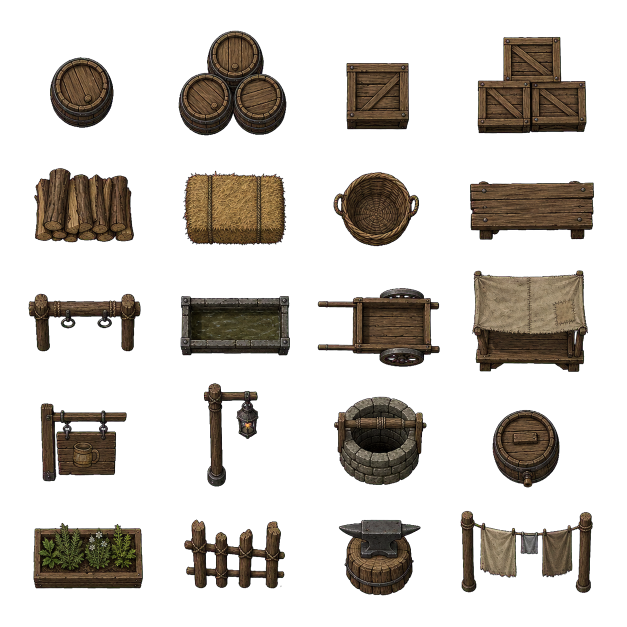
#> input picture assets/world/northgate/source/northgate_props_source_v1_alpha.png, 1254 x 1254 px (shown at 1/2 size)
$ python process_northgate_prop_atlas.py
#> lines starting #> are read from the running program, lines starting #| are printed output that depends on the picture
"""Cut the reviewed Northgate prop source sheet into tile-scaled PNG sprites."""

from pathlib import Path

from PIL import Image


ROOT = Path(__file__).resolve().parents[3]
SOURCE = ROOT / "assets/world/northgate/source/northgate_props_source_v1_alpha.png"
OUTPUT = ROOT / "assets/world/northgate/props"

PROPS = [
    ("barrel", (26, 26)),
    ("barrel_stack", (44, 34)),
    ("crate", (28, 28)),
    ("crate_stack", (44, 36)),
    ("woodpile", (48, 28)),
    ("hay_bale", (44, 28)),
    ("basket", (28, 28)),
    ("bench", (48, 24)),
    ("hitching_post", (48, 32)),
    ("water_trough", (48, 28)),
    ("cart", (56, 40)),
    ("market_stall", (64, 48)),
    ("hanging_sign", (36, 44)),
    ("lantern_post", (28, 52)),
    ("well", (44, 44)),
    ("rain_barrel", (28, 32)),
    ("planter", (48, 28)),
    ("fence", (48, 32)),
    ("anvil", (40, 32)),
    ("wash_line", (64, 40)),
]


def _fit(image: Image.Image, bounds: tuple[int, int]) -> Image.Image:
    scale = min(bounds[0] / image.width, bounds[1] / image.height)
    size = (max(1, round(image.width * scale)), max(1, round(image.height * scale)))
    resized = image.resize(size, Image.Resampling.LANCZOS)
    output = Image.new("RGBA", (size[0] + 4, size[1] + 4), (0, 0, 0, 0))
    output.alpha_composite(resized, (2, 2))
    return output


def main() -> None:
    atlas = Image.open(SOURCE).convert("RGBA")
#> atlas is the input picture: PIL image 1254x1254 RGBA; mean R, G, B, A 22.3, 17.9, 12.8, 69.5
    OUTPUT.mkdir(parents=True, exist_ok=True)
    columns = 4
    rows = 5
    for index, (name, bounds) in enumerate(PROPS):
        column = index % columns
        row = index // columns
        left = round(column * atlas.width / columns)
        right = round((column + 1) * atlas.width / columns)
        top = round(row * atlas.height / rows)
        bottom = round((row + 1) * atlas.height / rows)
        cell = atlas.crop((left, top, right, bottom))
        alpha_bounds = cell.getchannel("A").getbbox()
        if alpha_bounds is None:
            raise RuntimeError(f"No opaque pixels in source cell for {name}")
        sprite = _fit(cell.crop(alpha_bounds), bounds)
        sprite.save(OUTPUT / f"{name}.png", optimize=True)
        print(f"{name}: {sprite.width}x{sprite.height}")
#> this loop made 20 passes
#> pass 1, in main, `cell = atlas.crop((left, top, right, bottom))`:
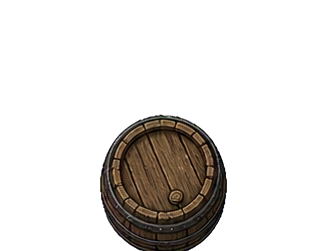
#> cell: PIL image 314x251 RGBA; mean R, G, B, A 13.1, 10.3, 7.6, 44.8; transparent parts drawn white
#> pass 1, in _fit, `resized = image.resize(size, Image.Resampling.LANCZOS)`:
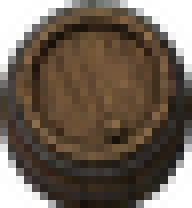
#> resized: PIL image 24x26 RGBA (shown 8 times larger); mean R, G, B, A 63, 49.8, 37.6, 203.1; transparent parts drawn white
#> pass 1, in main, `sprite = _fit(cell.crop(alpha_bounds), bounds)`:
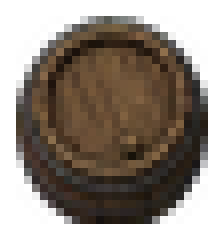
#> sprite: PIL image 28x30 RGBA (shown 8 times larger); mean R, G, B, A 46.8, 37, 28, 150.8; transparent parts drawn white
#> after the loop:
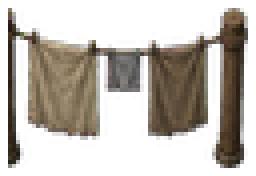
#> sprite: PIL image 64x44 RGBA (shown 4 times larger); mean R, G, B, A 46.2, 39.5, 30.6, 99; transparent parts drawn white


if __name__ == "__main__":
    main()
